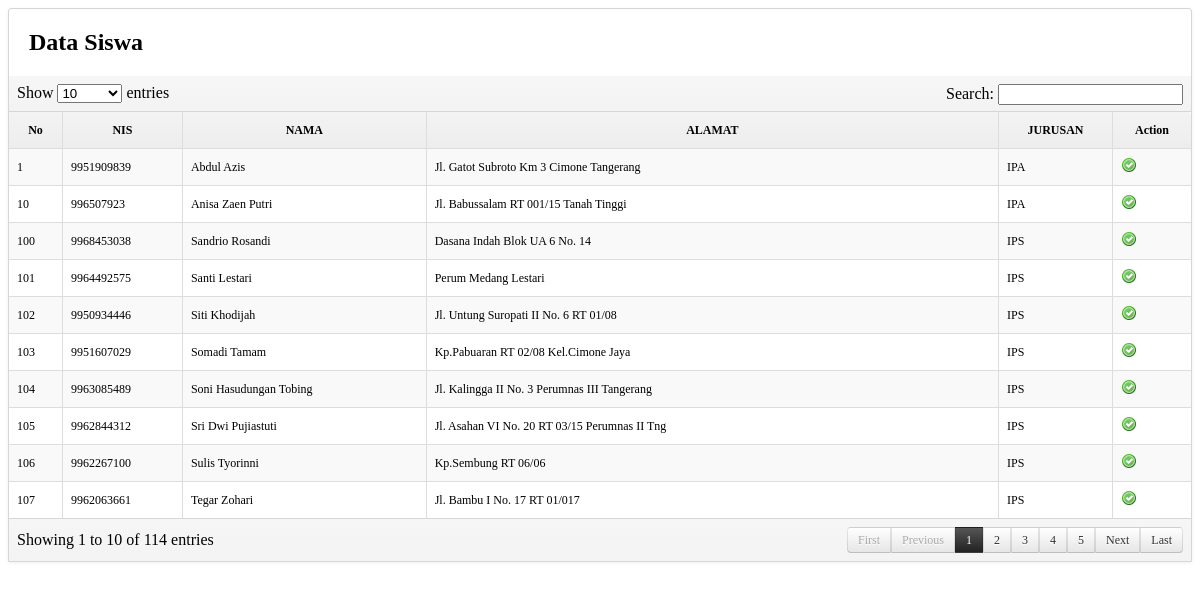
Page /admin/jadwal/getData.php on the committed database.
### tables this page shows
CREATE TABLE IF NOT EXISTS `siswa` (
  `id_siswa` int(11) NOT NULL AUTO_INCREMENT,
  `nis` varchar(12) NOT NULL,
  `nama_siswa` varchar(25) NOT NULL,
  `password` varchar(15) NOT NULL,
  `alamat` text NOT NULL,
  `id_jrsn` int(11) NOT NULL,
  PRIMARY KEY (`id_siswa`),
  UNIQUE KEY `nis` (`nis`)
);

CREATE TABLE IF NOT EXISTS `jurusan` (
  `id_jrsn` int(11) NOT NULL AUTO_INCREMENT,
  `kd_jrsn` varchar(15) NOT NULL,
  `nama_jrsn` varchar(25) NOT NULL,
  PRIMARY KEY (`id_jrsn`)
);

### admin/jadwal/getData.php (the view, shortened to what this page needs)
<link href="../../css/dataTables.css" rel="stylesheet">
     <div class="content">
<div id="tab-general">
                    <div id="language1">
                   <div id="container">
			<div class="box">
            	<div class="box-content nopadding">
<h2 style="margin-left:20px">Data Siswa</h2>
					<table id="dt-example" cellpadding="0" cellspacing="0" border="0" class="table-dt table-striped-dt table-bordered-dt dataTable" >
						<thead>
							<tr>
								<th>No</th>
								<th>NIS</th>
								<th>NAMA</th>
                                <th>ALAMAT</th>
                                 <th>JURUSAN</th>
								<th>Action</th>
							</tr>
						</thead>
						<tbody>
                        <?php
						$no=1;
						$q=mysql_query("select siswa.*,jurusan.nama_jrsn from siswa join jurusan on siswa.id_jrsn=jurusan.id_jrsn ");
						while($data=mysql_fetch_array($q)){
						?>
							<tr class="gradeX">
								<td><?php echo $no; ?></td>
								<td>
									<?php echo $data[1]?>
									</td>
								<td><?php echo $data[2]?></td>
                                <td><?php echo $data[4]?></td>
                                <td><?php echo $data[6]?></td>
								<td class="center"><img src="../../image/success.png"  onclick="set('<?php echo $data[1]?>','<?php echo $data[2]?>','<?php echo $data[4]?>','<?php echo $data[6]?>');"/></td>
							</tr>
                            <?php $no++;}?>
						</tbody>
					</table>
				</div>
			</div>
		</div>
          </div>
                  </div>
                  </div>

### css/dataTables.css (style rules this page uses)
.table-dt { width: 100%; margin-bottom: 0px; font-size: 12px; }
.table-dt th, .table-dt td { padding: 8px; line-height: 20px; text-align: left; vertical-align: top; border-top: 1px solid #dddddd; }
.table-dt th { font-weight: bold; }
.table-dt thead th { vertical-align: bottom; }
.table-dt caption + thead tr:first-child th, .table-dt caption + thead tr:first-child td, .table-dt colgroup + thead tr:first-child th, .table-dt colgroup + thead tr:first-child td, .table-dt thead:first-child tr:first-child th, .table-dt thead:first-child tr:first-child td { border-top: 0; }
.table-striped-dt tbody > tr:nth-child(odd) > td, .table-striped-dt tbody > tr:nth-child(odd) > th { background-color: #f9f9f9; }
.table-bordered-dt { border: 1px solid #dddddd; border-collapse: separate; *border-collapse: collapse; border-left: 0; -webkit-border-radius: 0px; -moz-border-radius: 0px; border-radius: 0px; }
.table-bordered-dt th, .table-bordered-dt td { border-left: 1px solid #dddddd; }
.table-bordered-dt th:first-child, .table-bordered-dt td:first-child { border-left: 0px; }
.table-bordered-dt caption + thead tr:first-child th, .table-bordered-dt caption + tbody tr:first-child th, .table-bordered-dt caption + tbody tr:first-child td, .table-bordered-dt colgroup + thead tr:first-child th, .table-bordered-dt colgroup + tbody tr:first-child th, .table-bordered-dt colgroup + tbody tr:first-child td, .table-bordered-dt thead:first-child tr:first-child th, .table-bordered-dt tbody:first-child tr:first-child th, .table-bordered-dt tbody:first-child tr:first-child td { border-top: 0; }
.table-bordered-dt thead:first-child tr:first-child > th:first-child, .table-bordered-dt tbody:first-child tr:first-child > td:first-child, .table-bordered-dt tbody:first-child tr:first-child > th:first-child { -webkit-border-top-left-radius: 0px; border-top-left-radius: 0px; -moz-border-radius-topleft: 0px; }
.table-bordered-dt thead:first-child tr:first-child > th:last-child, .table-bordered-dt tbody:first-child tr:first-child > td:last-child, .table-bordered-dt tbody:first-child tr:first-child > th:last-child { -webkit-border-top-right-radius: 4px; border-top-right-radius: 4px; -moz-border-radius-topright: 4px; }
.table-bordered-dt thead:last-child tr:last-child > th:first-child, .table-bordered-dt tbody:last-child tr:last-child > td:first-child, .table-bordered-dt tbody:last-child tr:last-child > th:first-child, .table-bordered-dt tfoot:last-child tr:last-child > td:first-child, .table-bordered-dt tfoot:last-child tr:last-child > th:first-child { -webkit-border-bottom-left-radius: 4px; border-bottom-left-radius: 4px; -moz-border-radius-bottomleft: 4px; }
.table-bordered-dt thead:last-child tr:last-child > th:last-child, .table-bordered-dt tbody:last-child tr:last-child > td:last-child, .table-bordered-dt tbody:last-child tr:last-child > th:last-child, .table-bordered-dt tfoot:last-child tr:last-child > td:last-child, .table-bordered-dt tfoot:last-child tr:last-child > th:last-child { -webkit-border-bottom-right-radius: 4px; border-bottom-right-radius: 4px; -moz-border-radius-bottomright: 4px; }
.box { border: 1px solid #d6d6d6; box-shadow: 0 1px 3px rgba(100,100,100,0.1); border-radius: 3px 3px 0 0; overflow: visible; position: relative; }
.box-content, .box-content.collapse.in { background-color: #ffffff; padding: 0px; }
table th { background-color: #f2f2f2; background-image: -moz-linear-gradient(top, #f3f3f3, #ededed); background-image: -ms-linear-gradient(top, #f3f3f3, #ededed); background-image: -webkit-gradient(linear, 0 0, 0 100%, from(#f3f3f3), to(#ededed)); background-image: -webkit-linear-gradient(top, #f3f3f3, #ededed); background-image: -o-linear-gradient(top, #f3f3f3, #ededed); background-image: linear-gradient(top, #f3f3f3, #ededed); text-align: center !important; }
.nopadding .table-bordered-dt { border: 0; }

### rows in the picture
siswa: nis "9951909839", nama_siswa "Abdul Azis", alamat "Jl. Gatot Subroto Km 3 Cimone Tangerang", id_jrsn.nama_jrsn "IPA"
siswa: nis "996507923", nama_siswa "Anisa Zaen Putri", alamat "Jl. Babussalam RT 001/15 Tanah Tinggi", id_jrsn.nama_jrsn "IPA"
siswa: nis "9968453038", nama_siswa "Sandrio Rosandi", alamat "Dasana Indah Blok UA 6 No. 14", id_jrsn.nama_jrsn "IPS"
siswa: nis "9964492575", nama_siswa "Santi Lestari", alamat "Perum Medang Lestari", id_jrsn.nama_jrsn "IPS"
siswa: nis "9950934446", nama_siswa "Siti Khodijah", alamat "Jl. Untung Suropati II No. 6 RT 01/08", id_jrsn.nama_jrsn "IPS"
siswa: nis "9951607029", nama_siswa "Somadi Tamam", alamat "Kp.Pabuaran RT 02/08 Kel.Cimone Jaya", id_jrsn.nama_jrsn "IPS"
siswa: nis "9963085489", nama_siswa "Soni Hasudungan Tobing", alamat "Jl. Kalingga II No. 3 Perumnas III Tangerang", id_jrsn.nama_jrsn "IPS"
siswa: nis "9962844312", nama_siswa "Sri Dwi Pujiastuti", alamat "Jl. Asahan VI No. 20 RT 03/15 Perumnas II Tng", id_jrsn.nama_jrsn "IPS"
siswa: nis "9962267100", nama_siswa "Sulis Tyorinni", alamat "Kp.Sembung RT 06/06", id_jrsn.nama_jrsn "IPS"
siswa: nis "9962063661", nama_siswa "Tegar Zohari", alamat "Jl. Bambu I No. 17 RT 01/017", id_jrsn.nama_jrsn "IPS"
